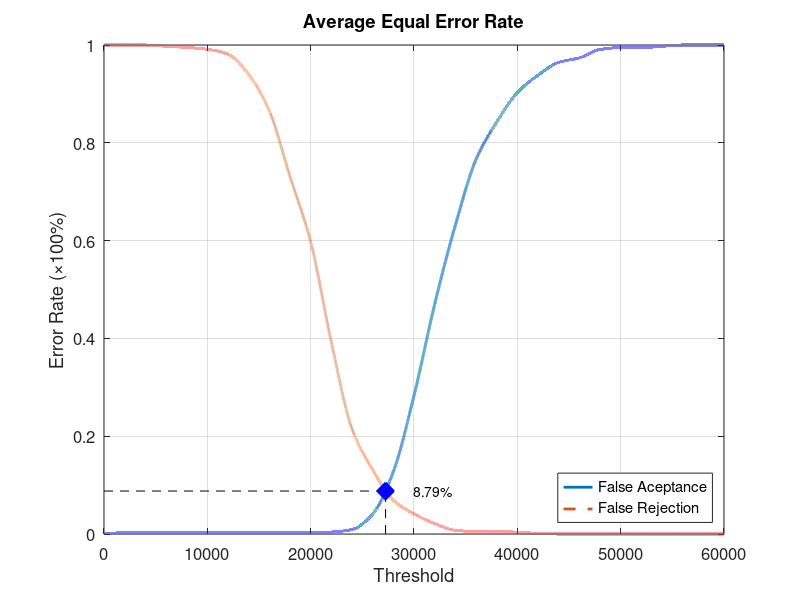
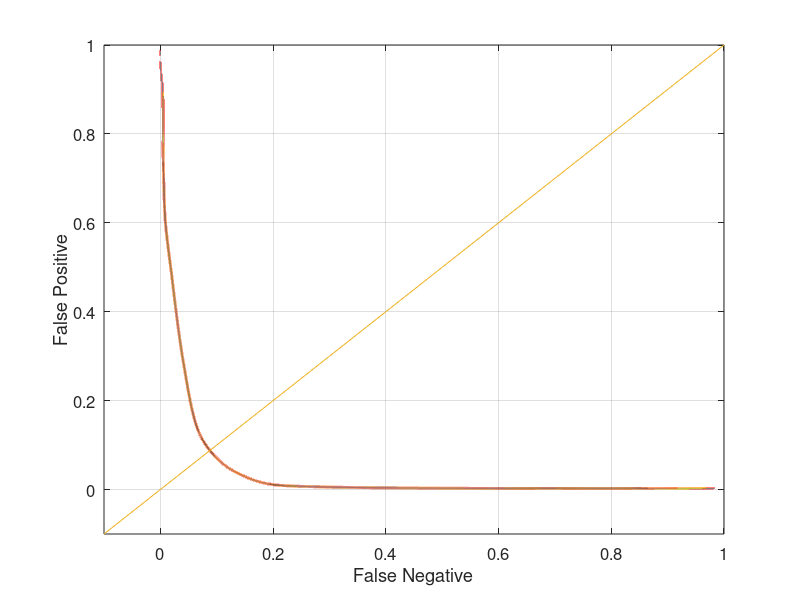

MATLAB code to generate these figures, in order:
function yEER = Experiment3Average
close all;
clear;
clc;
x = 0:2000:60000;
xq = 0:0.5:60000;

y0 = [0 0.00263158 0.00263158 0.00263158 0.00263158 0.00263158 0.00263158 0.00263158 0.00263158 0.00263158 0.00263158 0.00394737 0.00921053 0.0407895 0.127632 0.282895 0.469737 0.631579 0.76579 0.842105 0.902632 0.938158 0.964474 0.973684 0.990789 0.994737 0.994737 0.997368 1 1 1];
yy0 = interp1(x, y0, xq, 'pchip');
y1 = [1 1 1 0.9975 0.995 0.99125 0.98125 0.94 0.865 0.73125 0.5975 0.3925 0.215 0.13125 0.06875 0.04125 0.02125 0.0075 0.005 0.005 0.00375 0.00125 0 0 0 0 0 0 0 0 0];
yy1 = interp1(x, y1, xq, 'pchip');

% Calculating EER: 
y2 = abs(y0 - y1);
find(y2 == min(y2))
yy2 = abs(yy0 - yy1);
xEER = find(yy2 == min(yy2));
xEERIndex = xq(xEER) % X-axis EER
yEER = yy0(xEER) % Y-axis EER

main = figure
plot(xq, yy0,'-','LineWidth', 2);	hold on
plot(xq, yy1,'--','LineWidth', 2);	hold on
plot([xEERIndex xEERIndex], [0 yEER], 'k--');	hold on
plot([0 xEERIndex], [yEER yEER], 'k--');	hold on
plot(xEERIndex, yEER, 'bx', 'LineWidth', 10);	hold on
text(xEERIndex + 10 * xEERIndex / 100, yEER, [num2str(round((10000 * yEER)) / 100) '%'])
legend('False Aceptance', 'False Rejection', 'Location', 'SouthEast')
xlabel('Threshold')
ylabel('Error Rate (\times100%)')
title('Average Equal Error Rate')
set(gca, 'FontSize', 12)
axis([0 60000 0 1])
grid on

print(main, 'Experiment3AverageMain', '-dpng');
FNRxFPR = figure('Color', [1 1 1]);
plot(yy1, yy0, '-', yy1, yy0, 'LineWidth', 2);
hold on
y = -0.1:0.1:1
plot(y, y); 
set(gca, 'FontSize', 12)
xlabel('False Negative')
ylabel('False Positive')
axis([-0.1 1 -0.1 1])
set(gca, 'FontSize', 12)
grid on

print(FNRxFPR, 'Experiment3AverageFNRxFPR','-dpng');
end
